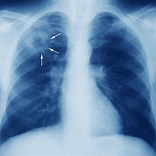
%> input picture chest_x-ray2.jpg, 156 x 156 px
$ octave Histogram_matching.m   (GNU Octave 9; MATLAB toolbox functions it lacks are replaced by stand-ins)
%> lines starting %> are read from the running program, lines starting %| are printed output that depends on the picture
clear all
clc
%% histogram matching or specification: modify the intensity distribution of an image to match a specified distribution.
 posimage_1 = imread('chest_x-ray2.jpg');
%> posimage_1 is the input picture: size 156x156x3 uint8; mean R, G, B 105.6, 139.2, 174.5
 posimage_2 = imread('chest_x-ray3.jpg');
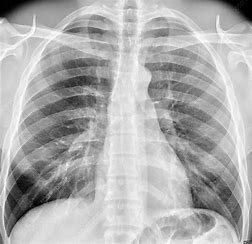
%> input picture chest_x-ray3.jpg, 252 x 244 px
%> posimage_2 is the input picture: size 244x252x3 uint8; min 0, max 255, mean 174.4
 a = zeros(256,1,'uint8'); % store the transformation mapping
 hist1 = imhist(posimage_1);
%> hist1 = 256 values, max 848 at index 216, min 0 at index 244, mean 285.2
 hist2 = imhist(posimage_2);
%> hist2 = 256 values, max 2664 at index 220, min 33 at index 255, mean 720.6
 %Histograms of the images are computed, and cumulative distribution functions (CDFs) are calculated based on the histograms.
 cdf1 = cumsum(hist1)/numel(posimage_1);
%> cdf1 = 256 values from 6.85e-05 to 1
 cdf2 = cumsum(hist2)/numel(posimage_2);
%> cdf2 = 256 values from 0.00296 to 1

 for i = 1:256 %iterates over each intensity level (from 1 to 256): finds the closest match between the CDFs of the two images
     diff = abs(cdf1(i)-cdf2); % computes absolute difference between the CDFs at each intensity level
     [~,ind] = min(diff); % selects the intensity level from the second image that minimizes this difference.
     a(i) = ind - 1; % selected intensity levels form the transformation mapping 'a'.
 end
%> this loop made 256 passes
%> ind on passes 1 to 3: 1, 1, 1
%> after the loop, a = 256 values from 0 to 255
 % Using the transformation mapping, the code applies histogram matching to the first input image. It maps each pixel intensity value in 'posimage_1' to the corresponding intensity value in the second image, creating a matched image.
 matched_image = a(double(posimage_1 + 1));
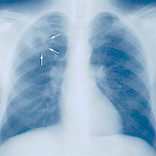
%> matched_image: size 156x156x3 uint8; mean R, G, B 146.7, 176.3, 200.2

figure(1) % displays the original 'chest_x-ray2' image, the original 'chest_x-ray3' image, and the specified image after histogram matching.
subplot(1,3,1)
imshow(posimage_1);
title('chest_x-ray2')

subplot(1,3,2)
imshow(posimage_2);
title('chest_x-ray3');
subplot(1,3,3)
imshow(matched_image);
title('specified image');

%Figure 2 shows the transformation functions (CDFs) for both input images, with the x-axis representing the input intensity levels and the y-axis representing the output intensity levels. The plot illustrates the transformation process from the input image to the specified image.
figure(2)
x = 0:255;
plot(x,255*cdf1,'o');
hold on
plot(x,255*cdf2,'-');
hold off
title('transformation function cdf')
xlabel('Input Intensity Level,r');
ylabel('Output Intensity Level,s');
legend('cdf1','cdf2');
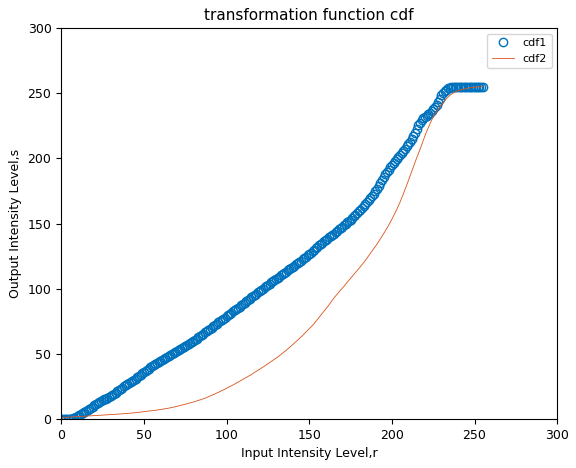
%> figure redrawn from the program's plot data; highest point at x = 255, y = 255

% Overall, this code effectively performs histogram matching between two chest X-ray images, ensuring that their intensity distributions closely match each other. The resulting specified image enhances the visibility of structures and features present in both input images.
% matches 'chest_x-ray2.jpg' to 'chest_x-ray3.jpg': modifies the intensity distribution of 'chest_x-ray2.jpg' to match the intensity distribution of 'chest_x-ray3.jpg'.
% transformation mapping is applied to 'chest_x-ray2.jpg' to generate the specified image that resembles 'chest_x-ray3.jpg'.

%A specified image, in the context of histogram matching or specification, refers to the image whose intensity distribution serves as a target or reference for modifying another image. In the code provided, the specified image is the one to which the intensity distribution of the first image is matched or specified.
%Histogram equalization is a method used to adjust the contrast of an image by modifying the intensity distribution across the entire range of pixel values. It aims to spread out the intensity values such that the histogram of the equalized image is more evenly distributed, resulting in enhanced contrast and improved visual appearance.


% Perform histogram equalization on chest_x-ray2.jpg
equalized_image = histeq(posimage_1);
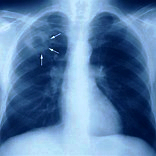
%> equalized_image: size 156x156x3 uint8; mean R, G, B 87.3, 124.6, 166.4

% Display the equalized image
figure(3);
subplot(1, 2, 1);
imshow(posimage_1);
title('Original chest-x-ray2');

subplot(1, 2, 2);
imshow(equalized_image);
title('Equalized chest-x-ray2');
